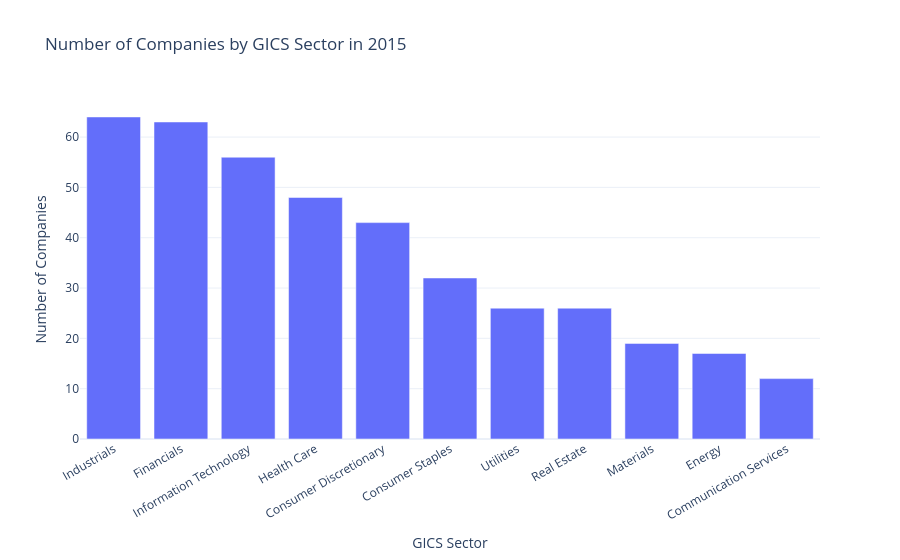

This figure's notebook cell:
### Code cell
import polars as pl
import plotly.express as px
import plotly.io as pio

pio.renderers.default = "vscode"

YEAR = 2015

# Load only needed columns
df = pl.read_parquet(
    "spy_10k_2015_present.parquet",
    columns=["cik", "gics_sector", "filing_period"],
)

# Aggregate unique firms per sector
sector_2015 = (
    df.with_columns(
        pl.col("cik").cast(pl.Utf8),
        pl.col("gics_sector").cast(pl.Utf8),
        pl.col("filing_period").cast(pl.Date),
        pl.col("filing_period").dt.year().alias("year"),
    )
    .filter(
        (pl.col("year") == YEAR)
        & pl.col("gics_sector").is_not_null()
        & pl.col("cik").is_not_null()
    )
    .group_by("gics_sector")
    .agg(pl.col("cik").n_unique().alias("n_firms"))
    .sort("n_firms", descending=True)
)

# Convert to pandas for Plotly
plot_df = sector_2015.to_pandas()

# Simple bar chart (THIS is what you want)
fig = px.bar(
    plot_df,
    x="gics_sector",
    y="n_firms",
    title=f"Number of Companies by GICS Sector in {YEAR}",
    labels={
        "gics_sector": "GICS Sector",
        "n_firms": "Number of Companies",
    },
)

fig.update_layout(
    template="plotly_white",
    xaxis_tickangle=-30,  # readable labels
)

fig.show()

### Figure 1 — Plotly figure (JSON) as saved in the notebook; plotly's stock layout.template omitted (floating-point values rounded to 4 significant figures)
{"data": [{"hovertemplate": "GICS Sector=%{x}<br>Number of Companies=%{y}<extra></extra>", "legendgroup": "", "marker": {"color": "#636efa", "pattern": {"shape": ""}}, "name": "", "orientation": "v", "showlegend": false, "textposition": "auto", "type": "bar", "x": ["Industrials", "Financials", "Information Technology", "Health Care", "Consumer Discretionary", "Consumer Staples", "Utilities", "Real Estate", "Materials", "Energy", "Communication Services"], "xaxis": "x", "y": [64, 63, 56, 48, 43, 32, 26, 26, 19, 17, 12], "yaxis": "y"}], "layout": {"barmode": "relative", "legend": {"tracegroupgap": 0}, "title": {"text": "Number of Companies by GICS Sector in 2015"}, "xaxis": {"anchor": "y", "domain": [0, 1], "tickangle": -30, "title": {"text": "GICS Sector"}}, "yaxis": {"anchor": "x", "domain": [0, 1], "title": {"text": "Number of Companies"}}}}
